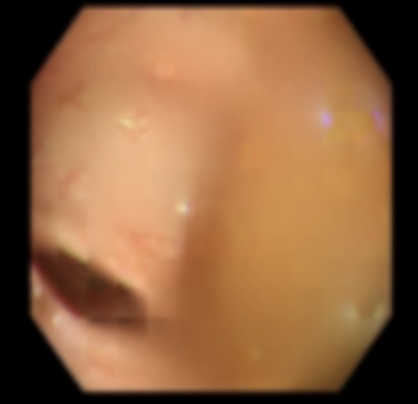
#> input picture utils/ssim check/75pred.png, 418 x 404 px, found by its file name
$ jupyter execute check_ssim.ipynb
#> lines starting #> are read from the running program, lines starting #| are printed output that depends on the picture; long printed decimals are rounded
[cell 1]
from skimage.metrics import structural_similarity as ssim
import cv2
import numpy as np

[cell 2]
def load_and_resize_images(target_path, ground_truth_path):
    # Load images
    target_img = cv2.imread(target_path)
#> target_img is the input picture: shape (404, 418, 3); mean B, G, R 65.1, 100.4, 144.3
    ground_truth_img = cv2.imread(ground_truth_path)
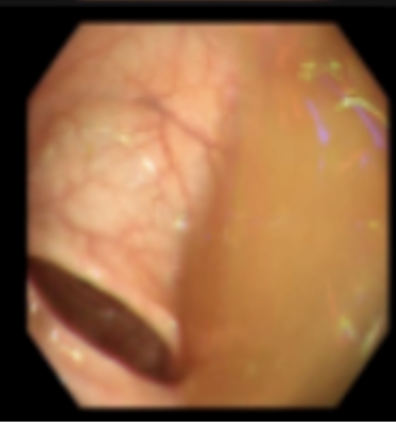
#> input picture utils/ssim check/75gt.png, 396 x 422 px, found by its file name
#> ground_truth_img is the input picture: shape (422, 396, 3); mean B, G, R 66.6, 102.7, 147.9

    # Find the minimum dimensions
    min_height = min(target_img.shape[0], ground_truth_img.shape[0])
#> min_height = 404
    min_width = min(target_img.shape[1], ground_truth_img.shape[1])
#> min_width = 396

    # Resize images to the minimum dimensions
    target_img_resized = cv2.resize(target_img, (min_width, min_height))
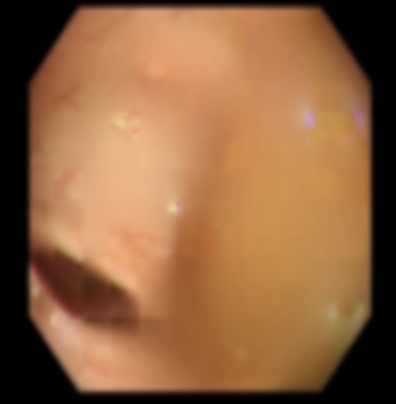
#> target_img_resized: shape (404, 396, 3); mean B, G, R 65.1, 100.4, 144.3
    ground_truth_img_resized = cv2.resize(ground_truth_img, (min_width, min_height))
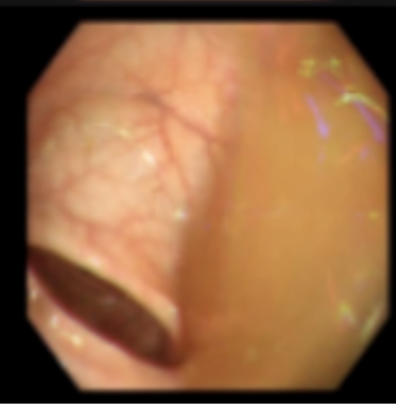
#> ground_truth_img_resized: shape (404, 396, 3); mean B, G, R 66.6, 102.6, 147.8

    return target_img_resized, ground_truth_img_resized

[cell 3]
def calculate_color_ssim(target_img, ground_truth_img):
    # Ensure both images have the same number of channels
    assert target_img.shape == ground_truth_img.shape, "Images must have the same dimensions"

    # Initialize list to store SSIM scores for each channel
    ssim_scores = []

    # Iterate over each channel
    for ch in range(target_img.shape[-1]):
        # Extract channel
        target_channel = target_img[:, :, ch]
        ground_truth_channel = ground_truth_img[:, :, ch]

        # Calculate SSIM for the channel
        score = ssim(target_channel, ground_truth_channel)

        # Append score to list
        ssim_scores.append(score)
#> this loop made 3 passes
#> score on passes 1 to 3: 0.785, 0.781, 0.808
#> pass 1, in calculate_color_ssim, `target_channel = target_img[:, :, ch]`:
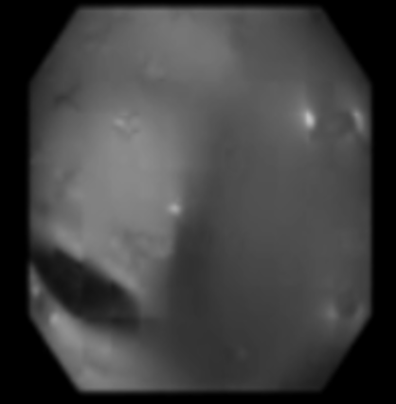
#> target_channel: shape (404, 396); min 0, max 193, mean 65.1
#> pass 1, in calculate_color_ssim, `ground_truth_channel = ground_truth_img[:, :, ch]`:
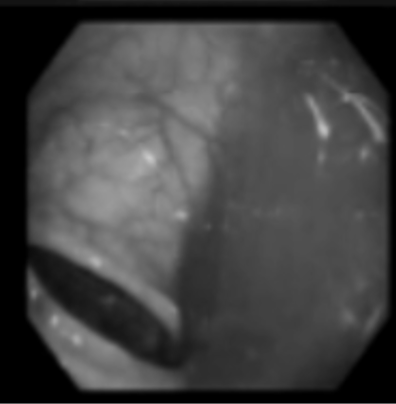
#> ground_truth_channel: shape (404, 396); min 0, max 201, mean 66.6
#> pass 2, in calculate_color_ssim, `target_channel = target_img[:, :, ch]`:
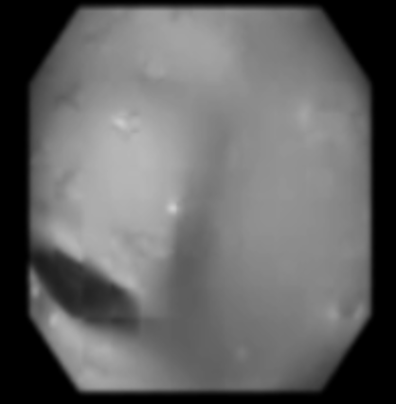
#> target_channel: shape (404, 396); min 0, max 207, mean 100.4
#> pass 2, in calculate_color_ssim, `ground_truth_channel = ground_truth_img[:, :, ch]`:
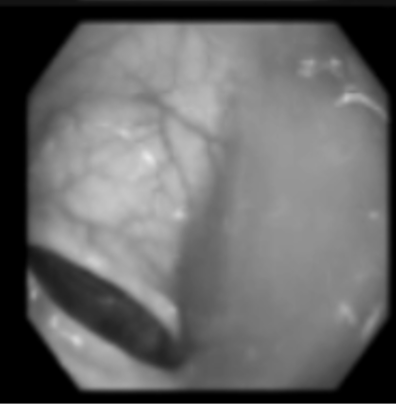
#> ground_truth_channel: shape (404, 396); min 0, max 233, mean 102.6
#> after the loop:
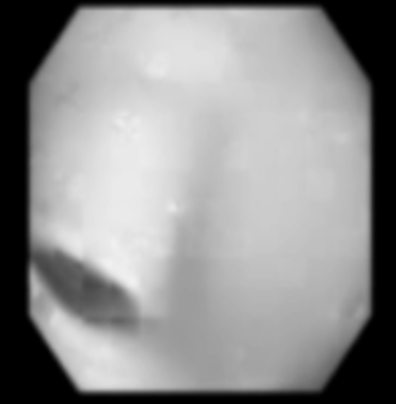
#> target_channel: shape (404, 396); min 0, max 241, mean 144.3
#> after the loop, ssim_scores = [0.785, 0.781, 0.808]

    # Return average SSIM score across all channels
    return np.mean(ssim_scores)

[cell 4]
# Paths to your images
target_image_path = '/Users/alexandermittet/Documents/Seafile/ba-projekt/utils/ssim check/75pred.png'
ground_truth_image_path = '/Users/alexandermittet/Documents/Seafile/ba-projekt/utils/ssim check/75gt.png'


# Load and resize images
target_img, ground_truth_img = load_and_resize_images(target_image_path, ground_truth_image_path)

# Calculate SSIM score for color images
ssim_score = calculate_color_ssim(target_img, ground_truth_img)
#> ssim_score = 0.791

print(f'SSIM Score: {ssim_score}')
#| SSIM Score: 0.7912
